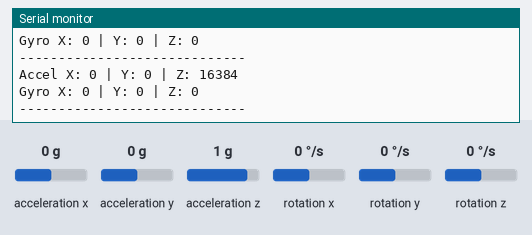
This sketch was run on a simulated ESP32. On the bench: the last lines printed to the serial monitor. Wiring (inferred from the names in the program): MPU-6050 motion sensor at I2C address 0x68. The test bench sets the inputs (shaded band); at power-on: acceleration x 0 g, acceleration y 0 g, acceleration z 1 g, rotation x 0 °/s, rotation y 0 °/s, rotation z 0 °/s.

Above: at 1.2 s.
1.3 s: acceleration x set to -1.4 g
At 1.9 s:
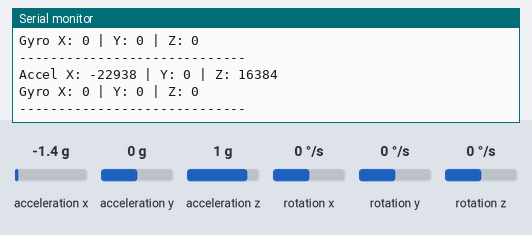
2.8 s: acceleration y set to -1.4 g
At 3.4 s:
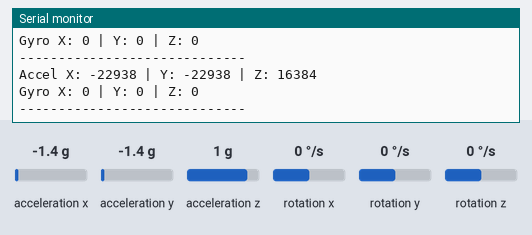
4.3 s: acceleration z set to -1.4 g
At 5.0 s:
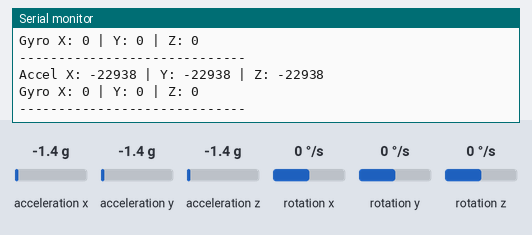
5.8 s: rotation x set to -192 °/s
At 6.5 s:
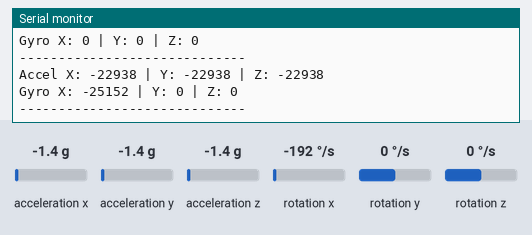
7.3 s: rotation y set to -192 °/s
At 8.0 s:
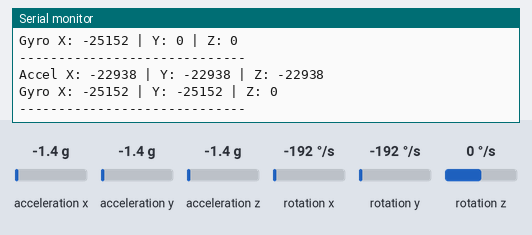

The sketch:

mpu6050_example_esp32.ino
```cpp
#include <Wire.h>

#define MPU6050_ADDR 0x68  // Default I2C address
#define PWR_MGMT_1 0x6B    // Power management register
#define ACCEL_XOUT_H 0x3B  // Accelerometer data register
#define GYRO_XOUT_H 0x43   // Gyroscope data register

void setup() {
    Serial.begin(115200);
    Wire.begin(); // Start I2C communication

    // Wake up MPU6050
    Wire.beginTransmission(MPU6050_ADDR);
    Wire.write(PWR_MGMT_1);
    Wire.write(0x00);  // Set to 0 (disable sleep mode)
    Wire.endTransmission();

    Serial.println("MPU6050 Initialized!");
}

void loop() {
    int16_t accelX, accelY, accelZ, gyroX, gyroY, gyroZ;

    // Read accelerometer and gyroscope data
    accelX = readMPU6050(ACCEL_XOUT_H);
    accelY = readMPU6050(ACCEL_XOUT_H + 2);
    accelZ = readMPU6050(ACCEL_XOUT_H + 4);
    gyroX = readMPU6050(GYRO_XOUT_H);
    gyroY = readMPU6050(GYRO_XOUT_H + 2);
    gyroZ = readMPU6050(GYRO_XOUT_H + 4);

    // Print raw values
    Serial.print("Accel X: "); Serial.print(accelX);
    Serial.print(" | Y: "); Serial.print(accelY);
    Serial.print(" | Z: "); Serial.println(accelZ);

    Serial.print("Gyro X: "); Serial.print(gyroX);
    Serial.print(" | Y: "); Serial.print(gyroY);
    Serial.print(" | Z: "); Serial.println(gyroZ);

    Serial.println("-----------------------------");
    delay(500);
}

// Function to read 16-bit values from MPU6050
int16_t readMPU6050(uint8_t reg) {
    Wire.beginTransmission(MPU6050_ADDR);
    Wire.write(reg);
    Wire.endTransmission(false); // Restart condition
    Wire.requestFrom(MPU6050_ADDR, 2, true);

    int16_t value = Wire.read() << 8 | Wire.read(); // Merge high and low byte
    return value;
}
```

Measured:
- after the input at 1.3 s, the serial monitor: prints a new line after 0.22 s (image 1)
- after the input at 2.8 s, the serial monitor: prints a new line after 0.23 s (image 2)
- after the input at 4.3 s, the serial monitor: prints a new line after 0.25 s (image 3)
- after the input at 5.8 s, the serial monitor: prints a new line after 0.27 s (image 4)
- after the input at 7.3 s, the serial monitor: prints a new line after 0.29 s (image 5)
